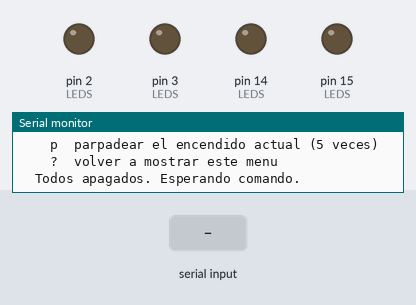
Recording of a sketch running on a simulated Arduino Uno, built with avr-gcc and run on an emulated ATmega328P. Shown: output pins drawn as LEDs (lit = HIGH), the last lines printed to the serial monitor. Dashed ring = blinking. Inputs (shaded band) come from the test bench.

Above: at 1.2 s.
1.3 s: "2\n" received over Serial
At 2.5 s:
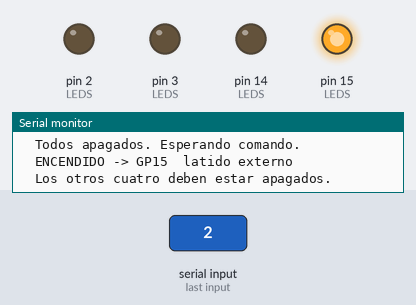
2.8 s: byte 112 ('p') received over Serial
At 3.17 s:
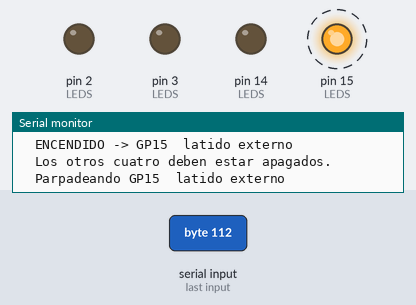
5.8 s: byte 48 ('0') received over Serial
At 7.1 s:
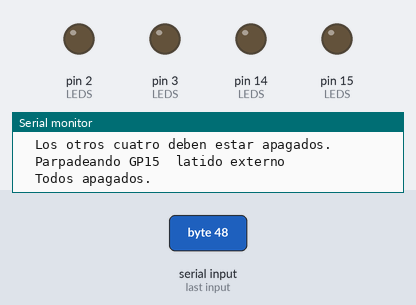
Timing chart, 0 to 8.8 s (numbered marks = the images above; inputs shaded):
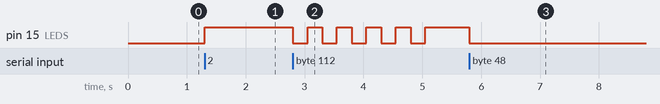

The sketch:

R11_LEDTEST.ino
```cpp
// ---------------------------------------------------------------------------
//  R11_LEDTEST - verificacion de indicadores uno por uno
//
//  Enciende un solo LED a la vez y lo mantiene encendido hasta el siguiente
//  comando. Sirve para confirmar la correspondencia entre cada pin y el
//  indicador fisico sin depender de la cadencia de una secuencia automatica.
//
//  Los pines son los mismos de ProgramaFinal_R11_General_ENU.ino y R11_DIAG.
//  Consola a 115200. Escribir la cifra y ENTER.
// ---------------------------------------------------------------------------

#define LED_ONBOARD    25
#define LED_HEART_EXT  15
#define LED_SD         14
#define LED_GPSFAIL     3
#define LED_TS_OK       2

struct Indicador {
  uint8_t     pin;
  const char *nombre;
};

const Indicador LEDS[] = {
  { LED_ONBOARD,   "GP25  latido interno (LED de la placa)" },
  { LED_HEART_EXT, "GP15  latido externo" },
  { LED_SD,        "GP14  actividad microSD" },
  { LED_GPSFAIL,   "GP3   falla GNSS" },
  { LED_TS_OK,     "GP2   envio ThingSpeak" },
};
const uint8_t N_LEDS = sizeof(LEDS) / sizeof(LEDS[0]);

void apagarTodos() {
  for (uint8_t i = 0; i < N_LEDS; ++i) digitalWrite(LEDS[i].pin, LOW);
}

void menu() {
  Serial.println();
  Serial.println("============================================================");
  Serial.println("  R11_LEDTEST - un indicador a la vez");
  Serial.println("============================================================");
  for (uint8_t i = 0; i < N_LEDS; ++i) {
    Serial.print("    ");
    Serial.print(i + 1);
    Serial.print("  ");
    Serial.println(LEDS[i].nombre);
  }
  Serial.println("    0  apagar todos");
  Serial.println("    p  parpadear el encendido actual (5 veces)");
  Serial.println("    ?  volver a mostrar este menu");
  Serial.println();
}

int8_t actual = -1;   // indice del LED encendido, -1 si ninguno

void encender(uint8_t idx) {
  apagarTodos();
  digitalWrite(LEDS[idx].pin, HIGH);
  actual = idx;
  Serial.print("  ENCENDIDO -> ");
  Serial.println(LEDS[idx].nombre);
  Serial.println("  Los otros cuatro deben estar apagados.");
}

void setup() {
  Serial.begin(115200);
  for (uint8_t i = 0; i < N_LEDS; ++i) {
    pinMode(LEDS[i].pin, OUTPUT);
    digitalWrite(LEDS[i].pin, LOW);
  }
  uint32_t t0 = millis();
  while (!Serial && millis() - t0 < 3000) { }
  menu();
  Serial.println("  Todos apagados. Esperando comando.");
}

void loop() {
  if (!Serial.available()) return;

  int c = Serial.read();
  if (c == '\r' || c == '\n' || c == ' ') return;

  if (c >= '1' && c <= '0' + N_LEDS) {
    encender((uint8_t)(c - '1'));
    return;
  }

  switch (c) {
    case '0':
      apagarTodos();
      actual = -1;
      Serial.println("  Todos apagados.");
      break;

    case 'p':
    case 'P':
      if (actual < 0) {
        Serial.println("  No hay ninguno encendido.");
        break;
      }
      Serial.print("  Parpadeando ");
      Serial.println(LEDS[actual].nombre);
      for (uint8_t k = 0; k < 5; ++k) {
        digitalWrite(LEDS[actual].pin, LOW);  delay(250);
        digitalWrite(LEDS[actual].pin, HIGH); delay(250);
      }
      break;

    case '?':
      menu();
      break;

    default:
      Serial.print("  Comando no reconocido: ");
      Serial.println((char)c);
      break;
  }
}
```

Measured:
- after the input at 1.3 s, pin 15 (LEDS): LOW → HIGH at once
- after the input at 2.8 s, pin 15 (LEDS): alternates HIGH for 0.25 s and LOW for 0.25 s, 10 changes in all, then stays HIGH, starting at once
- after the input at 5.8 s, pin 15 (LEDS): HIGH → LOW at once
